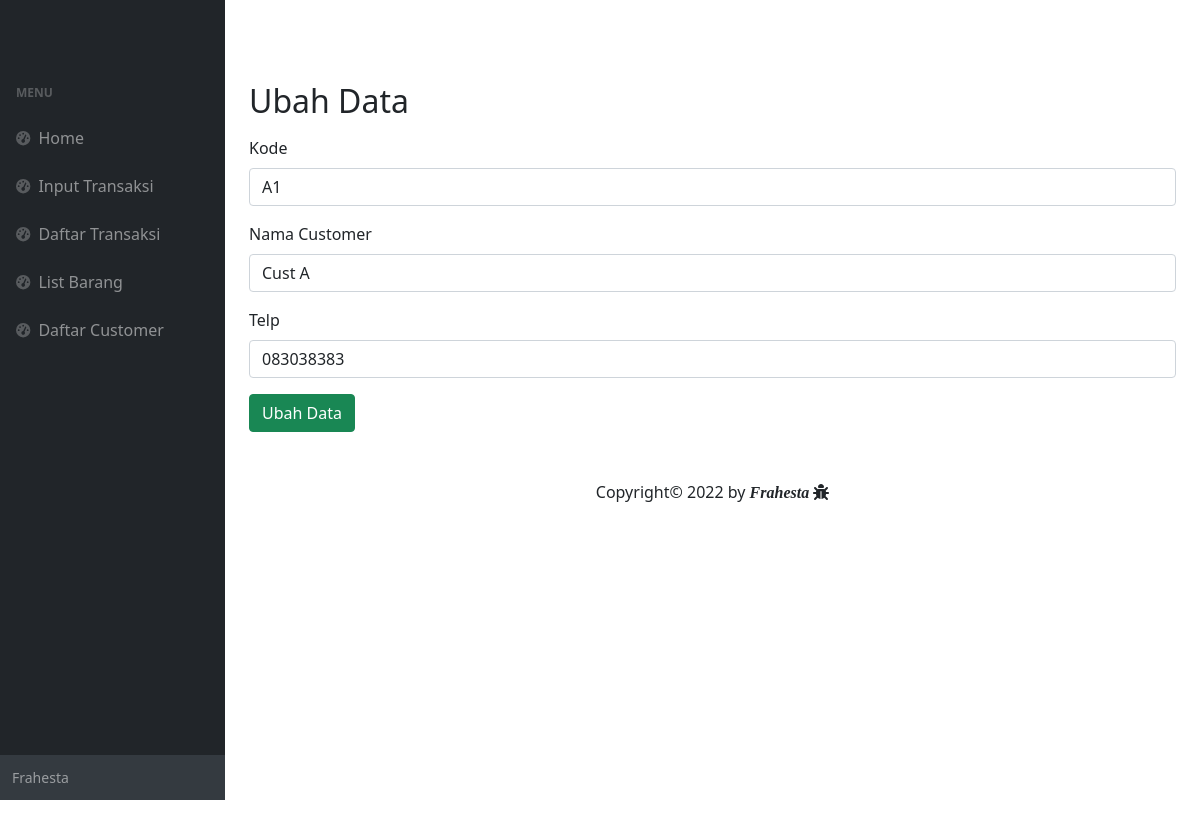
Page /editcustomer.php?id=15 on the committed database.
### tables this page shows
CREATE TABLE `m_customer` (
  `id` int(11) NOT NULL,
  `kode_cust` varchar(10) NOT NULL,
  `name` varchar(100) NOT NULL,
  `telp` varchar(20) NOT NULL
);

### function.php (called while the page is built, shortened)
<?php
$conn = mysqli_connect("localhost", "root", "", "transaksi2");
function querycustomer($query) {
    global $conn;
    $result = mysqli_query($conn, $query);
    $rows = [];
    while ($row = mysqli_fetch_assoc($result)) {
        $rows[] = $row;
    }
    return $rows;
}

### editcustomer.php (the view, shortened to what this page needs)
<?php
require 'function.php';
$idcust = $_GET['id'];
$edit = querycustomer("SELECT * FROM m_Customer WHERE id = $idcust")[0];
?>
<html lang="en">
<head>
    <link rel="stylesheet" href="https://cdnjs.cloudflare.com/ajax/libs/font-awesome/4.7.0/css/font-awesome.min.css">
    <link href="https://cdn.jsdelivr.net/npm/bootstrap@5.0.2/dist/css/bootstrap.min.css" rel="stylesheet">
    <link rel="stylesheet" href="https://cdn.jsdelivr.net/npm/bootstrap@4.6.1/dist/css/bootstrap.min.css">
    <link href="https://cdn.jsdelivr.net/npm/simple-datatables@latest/dist/style.css" rel="stylesheet" />
    <link href="css/styles.css" rel="stylesheet" />
</head>
<body class="sb-nav-fixed">
    <button class="btn btn-link btn-sm order-1 order-lg-0 me-4 me-lg-0" id="sidebarToggle" href="#!"></button>
    <div id="layoutSidenav">
        <div id="layoutSidenav_nav">
            <nav class="sb-sidenav accordion sb-sidenav-dark" id="sidenavAccordion">
                <div class="sb-sidenav-menu">
                    <div class="nav">
                        <div class="sb-sidenav-menu-heading">Menu</div>
                        <a class="nav-link" href="index.php">
                            <div class="sb-nav-link-icon"><i class="fas fa-tachometer-alt"></i></div>
                            Home
                        </a>
                        <a class="nav-link" href="inputTransaksi.php">
                            <div class="sb-nav-link-icon"><i class="fas fa-tachometer-alt"></i></div>
                            Input Transaksi
                        </a>
                        <a class="nav-link" href="listTransaksi.php">
                            <div class="sb-nav-link-icon"><i class="fas fa-tachometer-alt"></i></div>
                            Daftar Transaksi
                        </a>
                        <a class="nav-link" href="listBarang.php">
                            <div class="sb-nav-link-icon"><i class="fas fa-tachometer-alt"></i></div>
                            List Barang
                        </a>
                        <a class="nav-link" href="listCostumer.php">
                            <div class="sb-nav-link-icon"><i class="fas fa-tachometer-alt"></i></div>
                            Daftar Customer
                        </a>
                    </div>
                </div>
                <div class="sb-sidenav-footer">
                    <div class="small">Frahesta</div>
                </div>
            </nav>
        </div>
        <div id="layoutSidenav_content">
            <div class="container-fluid px-4 ">
                <h2>Ubah Data</h2>
                <form method="POST">
                    <div class="form-group">
                    <div class="form-group">
                        <label for="exampleInputEmail1">Kode</label>
                        <input type="text" class="form-control" id="exampleInputEmail1" aria-describedby="emailHelp" placeholder="Kode Customer" name="kode_cust" value="<?= $edit['kode_cust']; ?>" required>
                    </div>
                    <div class="form-group">
                        <label for="exampleInputPassword1">Nama Customer</label>
                        <input type="text" class="form-control" id="exampleInputPassword1" placeholder="Nama Customer" name="nama" value="<?= $edit['name']; ?>" required>
                    </div>
                    <div class="form-group">
                        <label for="exampleInputPassword1">Telp</label>
                        <input type="number" class="form-control" id="exampleInputPassword1" placeholder="Telp Customer" name="harga" value="<?= $edit['telp']; ?>" required>
                    </div>
                    <button type="submit" class="btn btn-success mb-5" name="submit">Ubah Data</button>
                    <div class="footer ">
                        <p style="text-align: center;"> Copyright&copy; 2022 by <i><strong style="font-family: Dancing Script ;">Frahesta <i class="fa fa-bug"></i></strong></i> </ps>
                    </div>
            </div>
        </div>
    </div>
    </div>
</body>
</html>

### rows in the picture
m_customer: kode_cust "A1", nama "Cust A", harga "083038383"
